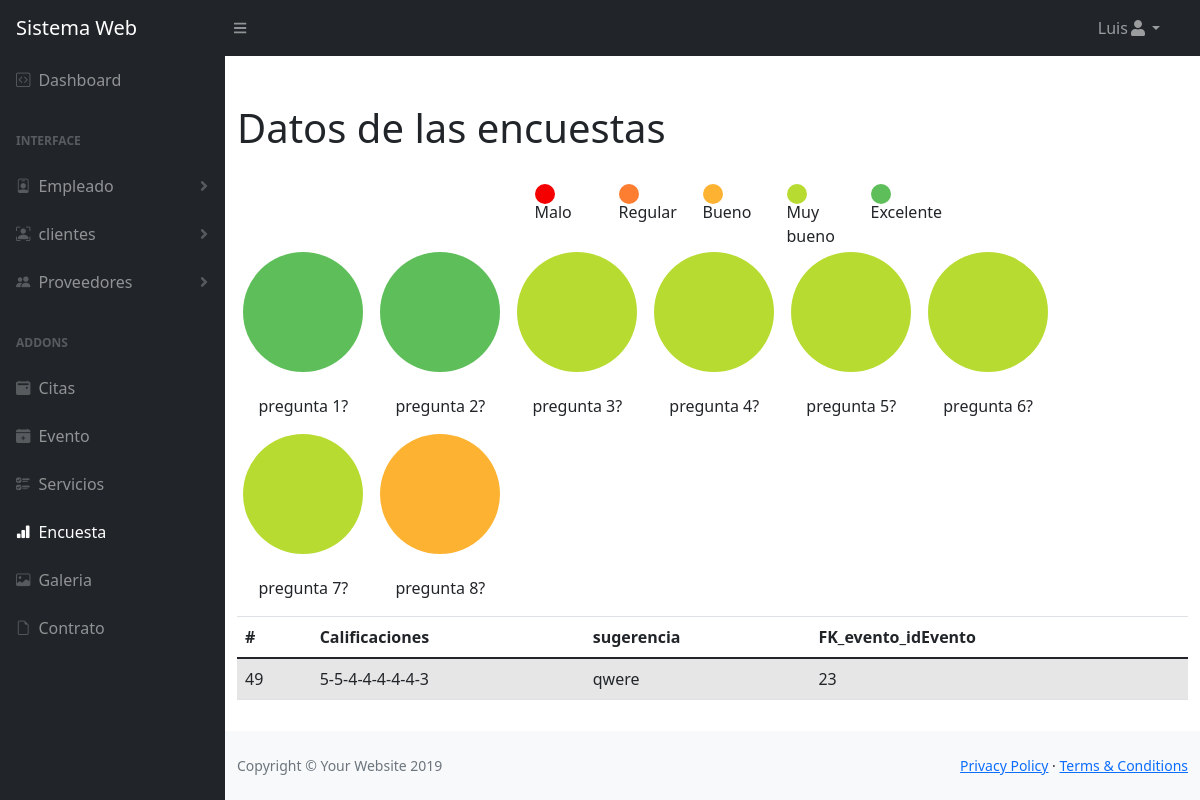
Screenshot of /Proyecto/sistema/encuesta.php (signed in) with the database file from the repository.
### tables this page shows
CREATE TABLE `encuestas` (
  `idEncuesta` int(11) NOT NULL,
  `calificaciones` varchar(100) NOT NULL,
  `sugerencia` longtext NOT NULL,
  `FK_evento_idEvento` int(11) NOT NULL
);

### Proyecto/sistema/encuesta.php (the view, shortened to what this page needs)
<?php
    require_once "vistas/parte_superior.php";
    include_once "./empleado/model/conecEmple.php";
    $sentencia = $bd->query("select * from encuestas");
    $encuesta = $sentencia->fetchAll(PDO::FETCH_OBJ);
    $query = "SELECT * FROM encuestas";
    $result = $bd ->query($query);
    $p0 = array();
    $p1 = array();
    $p2 = array();
    $p3 = array();
    $p4 = array();
    $p5 = array();
    $p6 = array();
    $p7 = array();
    if($result -> rowCount() > 0){
        foreach($result as $fila){
            $p[] = $fila['calificaciones'];
        }
    }
    for($i = 0; $i < count($p); $i++){
        $p0[$i] = explode("-", $p[$i])[0];
        $p1[$i] = explode("-", $p[$i])[1];
        $p2[$i] = explode("-", $p[$i])[2];
        $p3[$i] = explode("-", $p[$i])[3];
        $p4[$i] = explode("-", $p[$i])[4];
        $p5[$i] = explode("-", $p[$i])[5];
        $p6[$i] = explode("-", $p[$i])[6];
        $p7[$i] = explode("-", $p[$i])[7];
    }
    function porcent($datos){
        global $p;
        $results = array(0, 0, 0, 0, 0);
        for($i = 0; $i < count($p); $i++)if($datos[$i] == 1)$results[0] += (1/count($p))*100;
        for($i = 0; $i < count($p); $i++)if($datos[$i] == 2)$results[1] += (1/count($p))*100;
        for($i = 0; $i < count($p); $i++)if($datos[$i] == 3)$results[2] += (1/count($p))*100;
        for($i = 0; $i < count($p); $i++)if($datos[$i] == 4)$results[3] += (1/count($p))*100;
        for($i = 0; $i < count($p); $i++)if($datos[$i] == 5)$results[4] += (1/count($p))*100;
        return $results;
    }
    function doStyles($pregunta){
        $estilos = "
        height: 120px;
        width: 120px;
        background: conic-gradient(#F50001 "  . porcent($pregunta)[0] .  "%,
        #FD7E31 0 " . (porcent($pregunta)[1] == 0 ? 0 : (porcent($pregunta)[0] + porcent($pregunta)[1])) .  "%,
        #FDB331 0 " . (porcent($pregunta)[2] == 0 ? 0 : porcent($pregunta)[0] + porcent($pregunta)[1] + porcent($pregunta)[2]) .  "%,
        #B7DB31 0 " . (porcent($pregunta)[3] == 0 ? 0 : porcent($pregunta)[0] + porcent($pregunta)[1] + porcent($pregunta)[2]) + porcent($pregunta)[3] .  "%,
        #5EBE5A 0 " . (porcent($pregunta)[4] == 0 ? 0 : porcent($pregunta)[0] + porcent($pregunta)[1] + porcent($pregunta)[2] + porcent($pregunta)[3] + porcent($pregunta)[4]) .  "%);
        border-radius: 50%;
        display: inline-block;
        ";
        return $estilos;
    }
?>
<div class="container mt-5">
    <h1>Datos de las encuestas</h1>
    <br>
    <div class="centrar">
            <div class="color1"><p><center>Malo</center></p></div>
            <div class="color2"><p><center>Regular</center></p></div>
            <div class="color3"><p><center>Bueno</center></p></div>
            <div class="color4"><p><center>Muy bueno</center></p></div>
            <div class="color5"><p><center>Excelente</center></p></div>
    </div>
    <br>
    <br>
    <div style="width: 120px; display: inline-block; margin: 0 0.4em;">
        <div style="<?= doStyles($p0);?>"></div>
        <p><center>pregunta 1?</center></p>
    </div>
    <div style="width: 120px; display: inline-block; margin: 0 0.4em;">
        <div style="<?= doStyles($p1);?>"></div>
        <p><center>pregunta 2?</center></p>
    </div>
    <div style="width: 120px; display: inline-block; margin: 0 0.4em;">
        <div style="<?= doStyles($p2);?>"></div>
        <p><center>pregunta 3?</center></p>
    </div>
    <div style="width: 120px; display: inline-block; margin: 0 0.4em;">
        <div style="<?= doStyles($p3);?>"></div>
        <p><center>pregunta 4?</center></p>
    </div>
    <div style="width: 120px; display: inline-block; margin: 0 0.4em;">
        <div style="<?= doStyles($p4);?>"></div>
        <p><center>pregunta 5?</center></p>
    </div>
    <div style="width: 120px; display: inline-block; margin: 0 0.4em;">
        <div style="<?= doStyles($p5);?>"></div>
        <p><center>pregunta 6?</center></p>
    </div>
    <div style="width: 120px; display: inline-block; margin: 0 0.4em;">
        <div style="<?= doStyles($p6);?>"></div>
        <p><center>pregunta 7?</center></p>
    </div>
    <div style="width: 120px; display: inline-block; margin: 0 0.4em;">
        <div style="<?= doStyles($p7);?>"></div>
        <p><center>pregunta 8?</center></p>
    </div>
    <table class="table table-striped">
        <thead>
            <tr>
                <th>#</th>
                <th scope="col">Calificaciones</th>
                <th scope="col">sugerencia</th>
                <th scope="col">FK_evento_idEvento</th>
            </tr>
        </thead>
        <tbody>
            <?php
            foreach ($encuesta as $dato) {
            ?>
                <tr>
                    <td scope="row"><?php echo $dato->idEncuesta; ?></td>
                    <td><?php echo $dato->calificaciones; ?></td>
                    <td><?php echo $dato->sugerencia; ?></td>
                    <td><?php echo $dato->FK_evento_idEvento; ?></td>
                </tr>
            <?php
            }
            ?>
        </tbody>
    </table>
</div>
<?php require_once "vistas/parte_inferior.php"  ?>

### rows the page displays
encuestas: idEncuesta "49", calificaciones "5-5-4-4-4-4-4-3", sugerencia "qwere", FK_evento_idEvento "23"

### other values shown
$nombre "Luis"
